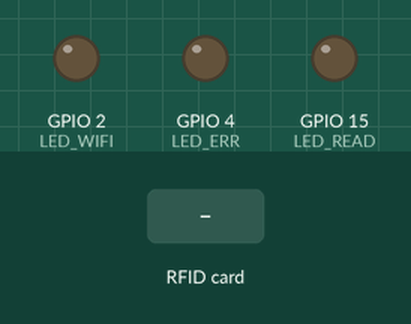
Simulated run of this sketch. Board: ESP32. On the bench: output pins drawn as LEDs (lit = HIGH). The inputs (shaded band) are chosen by the test bench. WiFi joins after 1.5 s; servers stay silent unless stated; uploads are accepted with an empty reply; what the sketch prints to the serial monitor is not drawn.

Above: at 0.1 s.
At 2.7 s:
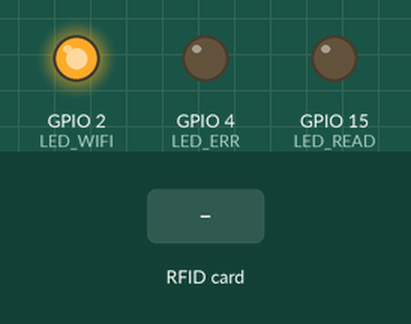
2.8 s: RFID card 5E 7A 19 C4 held to the reader
At 3.12 s:
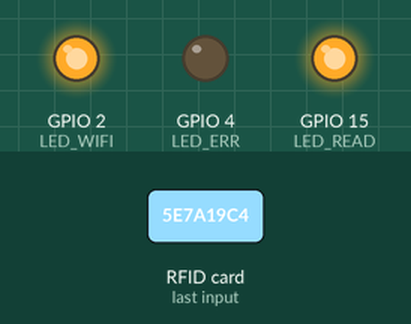
Timing chart, 0 to 5.8 s (numbered marks = the images above; inputs shaded):
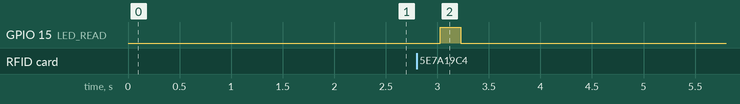

The sketch:

rfid_reader.ino
```cpp
/**
 * RFID Reader – ESP32 + MFRC522
 * --------------------------------
 * Hardware: ESP32-WROOM-32 + MFRC522 RFID olvasó
 *
 * Bekötés:
 *   MFRC522   →  ESP32
 *   SDA       →  GPIO 5  (SS)
 *   SCK       →  GPIO 18
 *   MOSI      →  GPIO 23
 *   MISO      →  GPIO 19
 *   RST       →  GPIO 27
 *   3.3V      →  3.3V
 *   GND       →  GND
 *
 * Függőségek (Arduino Library Manager):
 *   - MFRC522 by GithubCommunity
 *   - ArduinoJson by Benoit Blanchon
 *   - HTTPClient (beépített ESP32)
 *
 * Konfiguráció: config.h fájlban
 */

#include <SPI.h>
#include <MFRC522.h>
#include <WiFi.h>
#include <HTTPClient.h>
#include <ArduinoJson.h>
#include "config.h"

// RFID pins
#define SS_PIN   5
#define RST_PIN  27

MFRC522 rfid(SS_PIN, RST_PIN);

// LED státusz indikátorok
#define LED_WIFI   2   // Kék LED – WiFi kapcsolat
#define LED_READ  15   // Zöld LED – sikeres olvasás
#define LED_ERR   4    // Piros LED – hiba

// Debounce – ugyanaz a tag ne legyen beküldve X ms-on belül újra
#define DEBOUNCE_MS 3000
String lastEPC = "";
unsigned long lastReadMs = 0;

// ── Setup ──────────────────────────────────────────────────────────────────
void setup() {
  Serial.begin(115200);
  Serial.println("\n=== RFID Reader induló ===");

  pinMode(LED_WIFI, OUTPUT);
  pinMode(LED_READ, OUTPUT);
  pinMode(LED_ERR, OUTPUT);

  // SPI és RFID init
  SPI.begin();
  rfid.PCD_Init();
  rfid.PCD_DumpVersionToSerial();
  Serial.println("MFRC522 inicializálva");

  // WiFi csatlakozás
  connectWiFi();
}

// ── Loop ───────────────────────────────────────────────────────────────────
void loop() {
  // WiFi reconnect ha szükséges
  if (WiFi.status() != WL_CONNECTED) {
    digitalWrite(LED_WIFI, LOW);
    connectWiFi();
  }

  // RFID olvasás
  if (!rfid.PICC_IsNewCardPresent()) return;
  if (!rfid.PICC_ReadCardSerial()) return;

  String epc = getEPC();
  unsigned long now = millis();

  // Debounce – ne küldjük ugyanazt a tagot túl sűrűn
  if (epc == lastEPC && (now - lastReadMs) < DEBOUNCE_MS) {
    rfid.PICC_HaltA();
    rfid.PCD_StopCrypto1();
    return;
  }
  lastEPC = epc;
  lastReadMs = now;

  Serial.printf("Tag olvasva: %s\n", epc.c_str());

  // HTTP POST küldés
  bool ok = sendRFIDEvent(epc);

  // LED visszajelzés
  if (ok) {
    digitalWrite(LED_READ, HIGH);
    delay(200);
    digitalWrite(LED_READ, LOW);
  } else {
    // Hibajelzés – 3x villog
    for (int i = 0; i < 3; i++) {
      digitalWrite(LED_ERR, HIGH); delay(100);
      digitalWrite(LED_ERR, LOW);  delay(100);
    }
  }

  rfid.PICC_HaltA();
  rfid.PCD_StopCrypto1();
}

// ── EPC olvasás (hex string) ───────────────────────────────────────────────
String getEPC() {
  String result = "";
  for (byte i = 0; i < rfid.uid.size; i++) {
    if (rfid.uid.uidByte[i] < 0x10) result += "0";
    result += String(rfid.uid.uidByte[i], HEX);
  }
  result.toUpperCase();
  return result;
}

// ── HTTP POST RFID esemény ─────────────────────────────────────────────────
bool sendRFIDEvent(String epc) {
  if (WiFi.status() != WL_CONNECTED) return false;

  HTTPClient http;
  String url = String(SERVER_URL) + "/api/rfid/event";
  http.begin(url);
  http.addHeader("Content-Type", "application/json");
  http.setTimeout(3000);

  // JSON payload összeállítása
  StaticJsonDocument<256> doc;
  doc["reader_id"]  = READER_ID;
  doc["tag_epc"]    = epc;
  doc["rssi"]       = -65.0;  // MFRC522 nem tud RSSI-t, fix értéket küldünk
  doc["zone"]       = ZONE;
  doc["event_type"] = "read";

  String payload;
  serializeJson(doc, payload);

  Serial.printf("POST %s: %s\n", url.c_str(), payload.c_str());

  int code = http.POST(payload);
  bool ok = (code == 200);
  Serial.printf("Válasz: %d\n", code);
  http.end();
  return ok;
}

// ── WiFi csatlakozás ───────────────────────────────────────────────────────
void connectWiFi() {
  Serial.printf("WiFi csatlakozás: %s\n", WIFI_SSID);
  WiFi.begin(WIFI_SSID, WIFI_PASS);

  int tries = 0;
  while (WiFi.status() != WL_CONNECTED && tries < 20) {
    delay(500);
    Serial.print(".");
    tries++;
  }

  if (WiFi.status() == WL_CONNECTED) {
    digitalWrite(LED_WIFI, HIGH);
    Serial.printf("\nWiFi OK – IP: %s\n", WiFi.localIP().toString().c_str());
  } else {
    Serial.println("\nWiFi HIBA – újrapróbálkozás 10 mp-ben");
    delay(10000);
  }
}
```

config.h
```cpp
#pragma once

// ── WiFi beállítások ───────────────────────────────────────────────────────
#define WIFI_SSID   "RAKTAR-WIFI"        // WiFi hálózat neve
#define WIFI_PASS   "jelszo123"          // WiFi jelszó

// ── Szerver beállítások ───────────────────────────────────────────────────
// A raktárkezelő szoftver IP címe a helyi hálózaton
#define SERVER_URL  "http://192.168.1.100:8000"

// ── Olvasó azonosítók ─────────────────────────────────────────────────────
// Minden ESP32-nek egyedi Reader ID kell!
// Például: "FIZIKAI-A1", "FIZIKAI-BEVET", "FIZIKAI-KISZALL"
#define READER_ID   "FIZIKAI-A1"

// Az a raktári zóna ahol ez az olvasó fizikailag van
// Lehetséges értékek: BEVÉTELEZŐ, A-TÁROLÓ, B-TÁROLÓ, GYÁRTÁS, KOMISSIÓZÓ, KISZÁLLÍTÁS
#define ZONE        "A-TÁROLÓ"
```

Measured:
- after the input at 2.8 s, GPIO 15 (LED_READ): LOW → HIGH after 0.23 s, → LOW 0.20 s later
